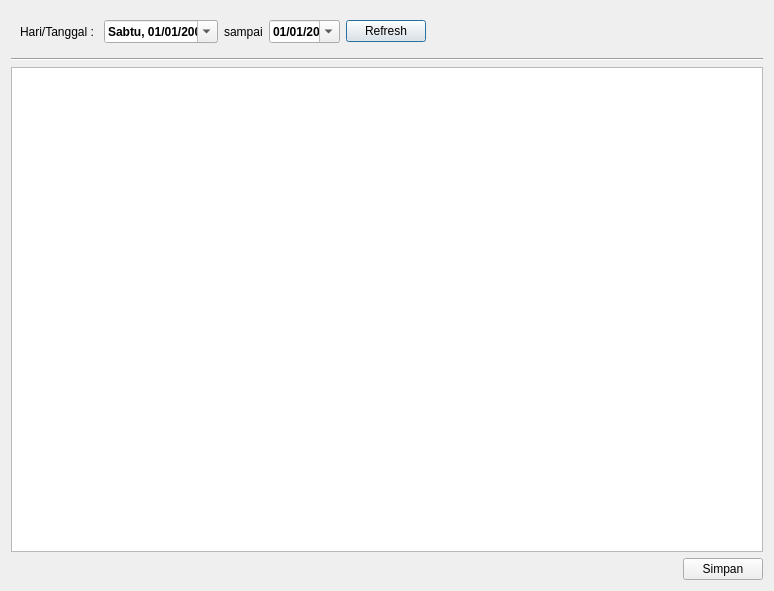
<?xml version="1.0" encoding="UTF-8"?>
<ui version="4.0">
 <class>ReportDialog</class>
 <widget class="QDialog" name="ReportDialog">
  <property name="geometry">
   <rect>
    <x>0</x>
    <y>0</y>
    <width>774</width>
    <height>591</height>
   </rect>
  </property>
  <property name="windowTitle">
   <string>Pembuat Laporan</string>
  </property>
  <layout class="QVBoxLayout" name="verticalLayout">
   <item>
    <widget class="QWidget" name="l1" native="true">
     <layout class="QHBoxLayout" name="horizontalLayout">
      <item>
       <widget class="QLabel" name="label">
        <property name="text">
         <string>Hari/Tanggal : </string>
        </property>
       </widget>
      </item>
      <item>
       <widget class="QDateEdit" name="dateEdit">
        <property name="font">
         <font>
          <bold>true</bold>
         </font>
        </property>
        <property name="locale">
         <locale language="Indonesian" country="Indonesia"/>
        </property>
        <property name="alignment">
         <set>Qt::AlignmentFlag::AlignCenter</set>
        </property>
        <property name="buttonSymbols">
         <enum>QAbstractSpinBox::ButtonSymbols::NoButtons</enum>
        </property>
        <property name="currentSection">
         <enum>QDateTimeEdit::Section::DaySection</enum>
        </property>
        <property name="displayFormat">
         <string>dddd, dd/MM/yyyy</string>
        </property>
        <property name="calendarPopup">
         <bool>true</bool>
        </property>
       </widget>
      </item>
      <item>
       <widget class="QLabel" name="labelTo">
        <property name="text">
         <string>sampai</string>
        </property>
        <property name="visible">
         <bool>false</bool>
        </property>
       </widget>
      </item>
      <item>
       <widget class="QDateEdit" name="toDateEdit">
        <property name="font">
         <font>
          <bold>true</bold>
         </font>
        </property>
        <property name="locale">
         <locale language="Indonesian" country="Indonesia"/>
        </property>
        <property name="alignment">
         <set>Qt::AlignmentFlag::AlignCenter</set>
        </property>
        <property name="buttonSymbols">
         <enum>QAbstractSpinBox::ButtonSymbols::NoButtons</enum>
        </property>
        <property name="currentSection">
         <enum>QDateTimeEdit::Section::DaySection</enum>
        </property>
        <property name="displayFormat">
         <string>dd/MM/yyyy</string>
        </property>
        <property name="calendarPopup">
         <bool>true</bool>
        </property>
        <property name="visible">
         <bool>false</bool>
        </property>
       </widget>
      </item>
      <item>
       <widget class="QPushButton" name="refreshButton">
        <property name="text">
         <string>Refresh</string>
        </property>
       </widget>
      </item>
      <item>
       <spacer name="horizontalSpacer">
        <property name="orientation">
         <enum>Qt::Orientation::Horizontal</enum>
        </property>
        <property name="sizeHint" stdset="0">
         <size>
          <width>40</width>
          <height>20</height>
         </size>
        </property>
       </spacer>
      </item>
     </layout>
    </widget>
   </item>
   <item>
    <widget class="Line" name="line">
     <property name="orientation">
      <enum>Qt::Orientation::Horizontal</enum>
     </property>
    </widget>
   </item>
   <item>
    <widget class="ReportView" name="graphicsView"/>
   </item>
   <item alignment="Qt::AlignmentFlag::AlignRight">
    <widget class="QPushButton" name="simpanButton">
     <property name="text">
      <string>Simpan</string>
     </property>
    </widget>
   </item>
  </layout>
 </widget>
 <customwidgets>
  <customwidget>
   <class>ReportView</class>
   <extends>QGraphicsView</extends>
   <header location="global">reportview.h</header>
  </customwidget>
 </customwidgets>
 <resources/>
 <connections/>
</ui>
